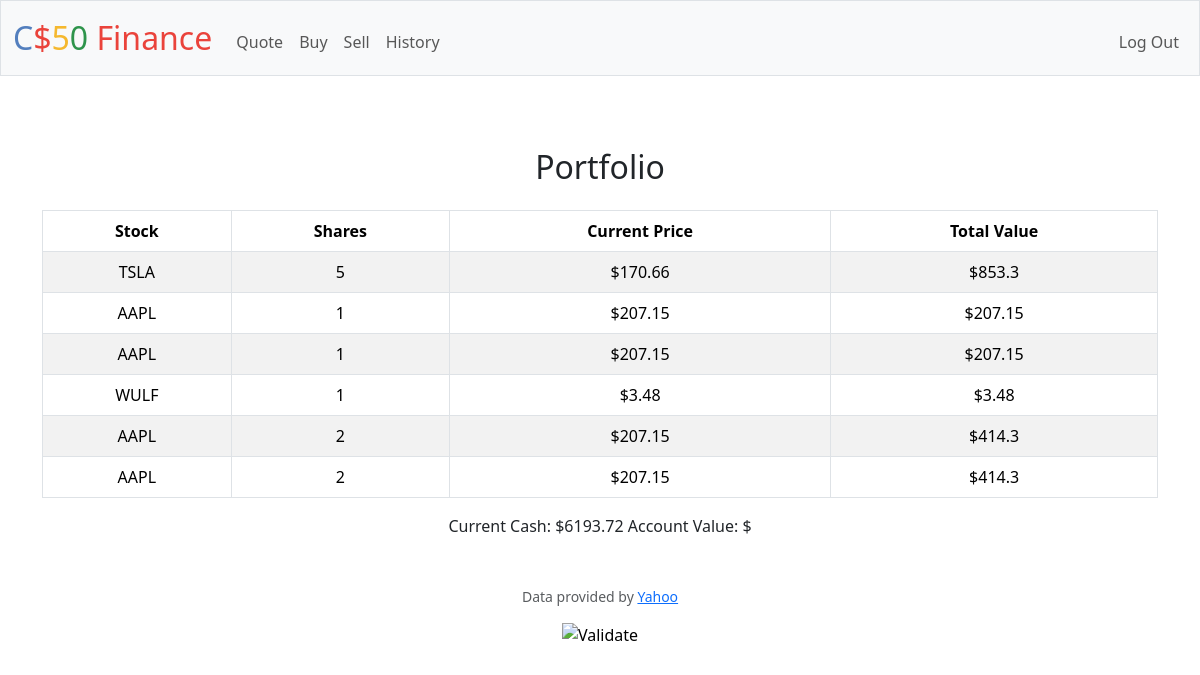
/ (signed in), run on the app's committed database.
### tables this page shows
CREATE TABLE stocks (user_id, symbol, shares, price NUMERIC, date);

CREATE TABLE users (id INTEGER PRIMARY KEY AUTOINCREMENT NOT NULL, username TEXT NOT NULL, hash TEXT NOT NULL, cash NUMERIC NOT NULL DEFAULT 10000.00);

### app.py (the view)
@app.route("/")
@login_required
def index():
    portfolio = db.execute("SELECT * FROM stocks WHERE user_id = ?", session["user_id"])
    cashDB = db.execute("SELECT cash FROM users WHERE id = ?", session["user_id"])
    cash = cashDB[0]["cash"]
    return render_template("index.html", portfolio=portfolio, cash=cash)

### app.py (called while the page is built)
@app.after_request
def after_request(response):
    response.headers["Cache-Control"] = "no-cache, no-store, must-revalidate"
    response.headers["Expires"] = 0
    response.headers["Pragma"] = "no-cache"
    return response

### helpers.py (called while the page is built)
def login_required(f):
    @wraps(f)
    def decorated_function(*args, **kwargs):
        if session.get("user_id") is None:
            return redirect("/login")
        return f(*args, **kwargs)
    return decorated_function

### templates/index.html (shortened to what this page needs)
{% extends "layout.html" %}
{% block main %}
<h2 class="text-center my-4">Portfolio</h2>
<div class="table-responsive">
    <table class="table table-bordered table-striped table-hover text-center">
        <thead class="thead-dark">
            <tr>
                <th>Stock</th>
                <th>Shares</th>
                <th>Current Price</th>
                <th>Total Value</th>
            </tr>
        </thead>
        <tbody>
            {% for i in portfolio %}
            <tr>
                <td>{{ i.symbol }}</td>
                <td>{{ i.shares }}</td>
                <td>${{ i.price }}</td>
                <td>${{ i.shares * i.price }}</td>
            </tr>
            {% endfor %}
        </tbody>
    </table>
    Current Cash: ${{ "{:.2f}".format(cash) }}
    Account Value: $
</div>
{% endblock %}

### templates/layout.html (shortened to what this page needs)
<!DOCTYPE html>
<html lang="en">
    <head>
        <link href="https://cdn.jsdelivr.net/npm/bootstrap@5.3.3/dist/css/bootstrap.min.css" rel="stylesheet">
        <link href="/static/styles.css" rel="stylesheet">
    </head>
    <body>
        <nav class="bg-light border navbar navbar-expand-md navbar-light">
            <div class="container-fluid">
                <a class="navbar-brand" href="/"><span class="blue">C</span><span class="red">$</span><span class="yellow">5</span><span class="green">0</span> <span class="red">Finance</span></a>
                <div class="collapse navbar-collapse" id="navbar">
                    {% if session["user_id"] %}
                        <ul class="navbar-nav me-auto mt-2">
                            <li class="nav-item"><a class="nav-link" href="/quote">Quote</a></li>
                            <li class="nav-item"><a class="nav-link" href="/buy">Buy</a></li>
                            <li class="nav-item"><a class="nav-link" href="/sell">Sell</a></li>
                            <li class="nav-item"><a class="nav-link" href="/history">History</a></li>
                        </ul>
                        <ul class="navbar-nav ms-auto mt-2">
                            <li class="nav-item"><a class="nav-link" href="/logout">Log Out</a></li>
                        </ul>
                    {% else %}
                        <ul class="navbar-nav ms-auto mt-2">
                            <li class="nav-item"><a class="nav-link" href="/register">Register</a></li>
                            <li class="nav-item"><a class="nav-link" href="/login">Log In</a></li>
                        </ul>
                    {% endif %}
                </div>
            </div>
        </nav>
        <main class="container py-5 text-center">
            {% block main %}{% endblock %}
        </main>
        <footer class="mb-5">
            <p class="mb-3 small text-center text-muted">
                Data provided by <a href="https://finance.yahoo.com/">Yahoo</a>
            </p>
            <form action="https://validator.w3.org/check" class="text-center" enctype="multipart/form-data" method="post" target="_blank">
                <input alt="Validate" src="/static/I_heart_validator.png" type="image">
            </form>
        </footer>
    </body>
</html>

### static/styles.css (style rules this page uses)
nav .navbar-brand { font-size: xx-large; }
nav .navbar-brand .blue { color: #537fbe; }
nav .navbar-brand .red { color: #ea433b; }
nav .navbar-brand .yellow { color: #f5b82e; }
nav .navbar-brand .green { color: #2e944b; }

### data on the page
stocks: symbol "TSLA", shares "5", price "170.66", i.shares*i.price "853.3"
stocks: symbol "AAPL", shares "1", price "207.15", i.shares*i.price "207.15"
stocks: symbol "AAPL", shares "1", price "207.15", i.shares*i.price "207.15"
stocks: symbol "WULF", shares "1", price "3.48", i.shares*i.price "3.48"
stocks: symbol "AAPL", shares "2", price "207.15", i.shares*i.price "414.3"
stocks: symbol "AAPL", shares "2", price "207.15", i.shares*i.price "414.3"
users: cash "6193.72"
